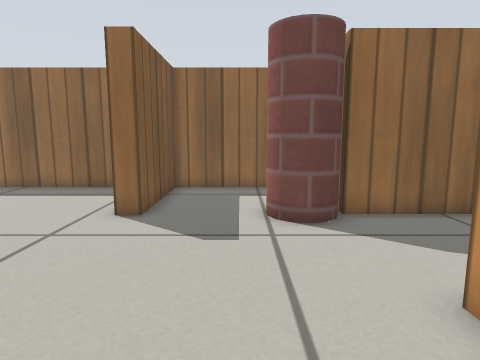
view 1 (above)

16 first-person views from a walk through a robot-simulator world made for Gazebo. The camera is 0.44 m above the floor, tilts 8° down and sees 75° across. The floor is counted in squares, 0.2 m on a side. Each view is taken from the middle of a square. On the plan, view 1 faces up. The plan holds only what a view shows up to about 18 squares ahead; the rest is blank. Robots are left out. Gazebo's built-in surfaces are drawn with simple patterns.

view 2
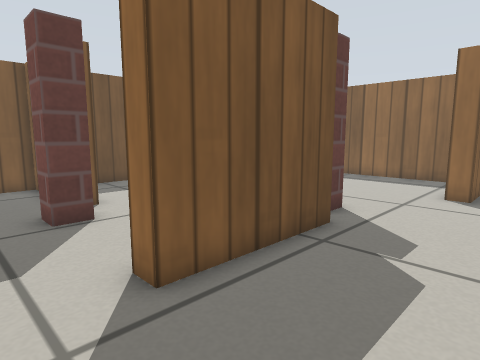

view 3
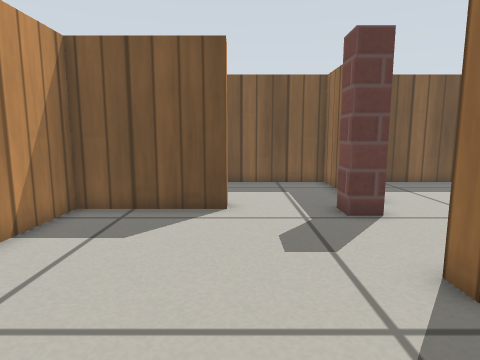

view 4
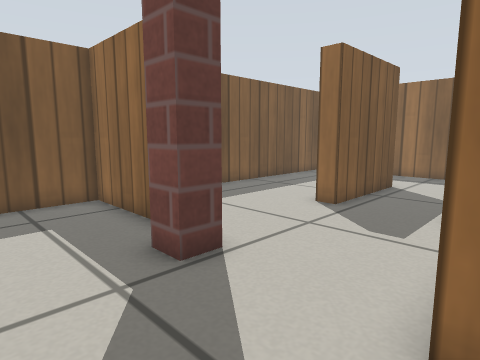

view 5
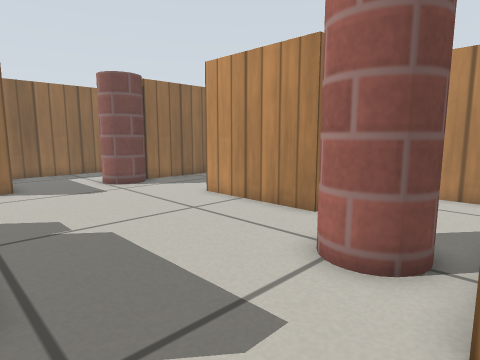

view 6
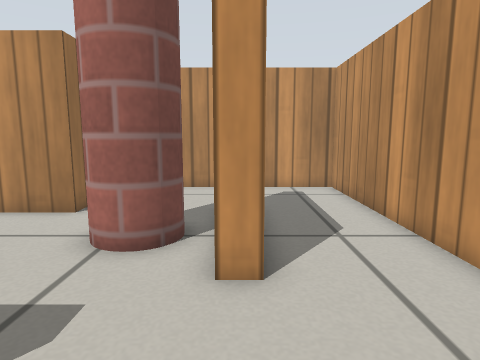

view 7
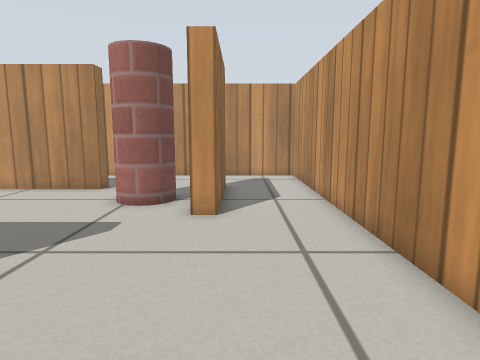

view 8
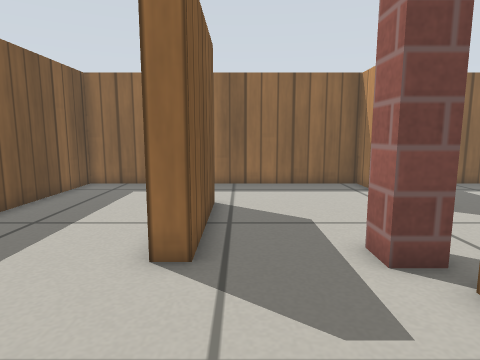

view 9
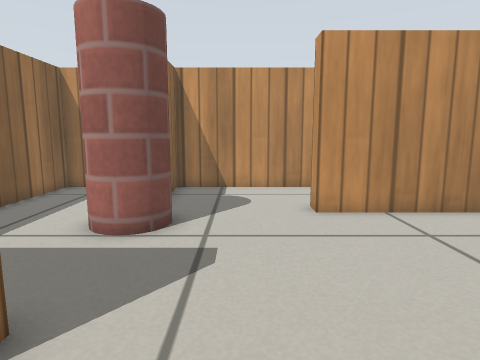

view 10
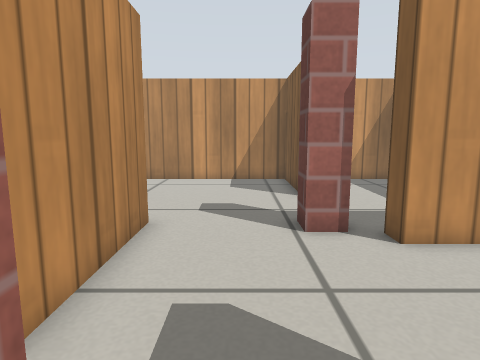

view 11
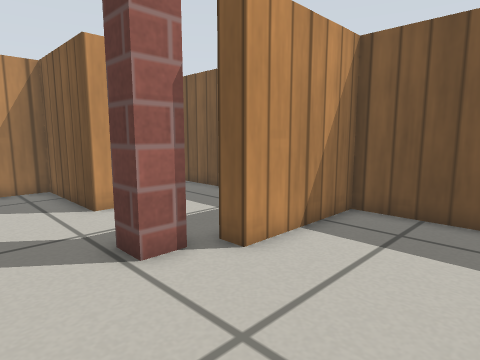

view 12
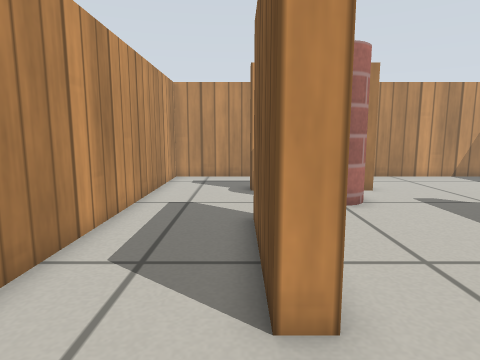

view 13
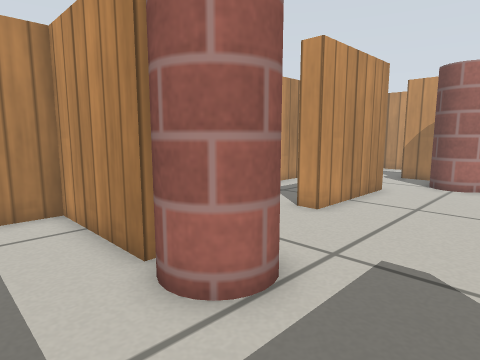

view 14
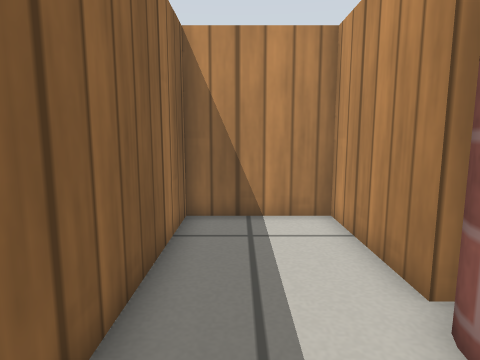

view 15
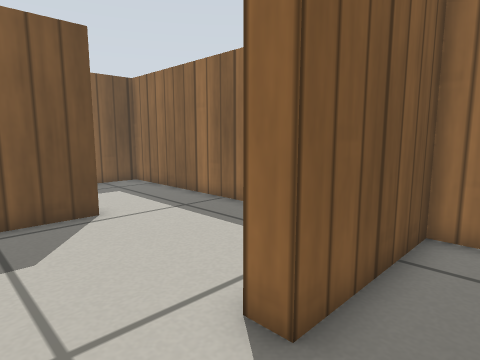

view 16
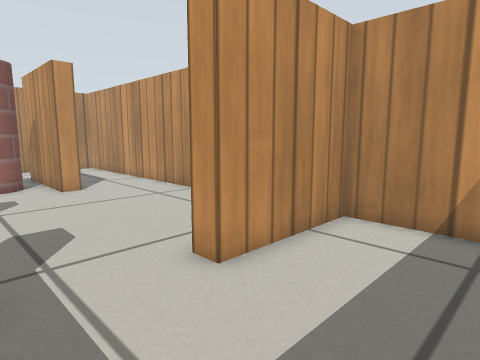

### Floor plan
Points are (right, up) in squares from view 1. A wall is a line through its corners. A room is listed if a view was taken in it or the views show most of it. See-through windows are left out.
Room 1 (views 1, 2, 3, 4, 5, 6, 7, 8, 9, 10, 11, 12, 15, 16)
walls: (-4.9, 3.3) (-4.9, -1.8) (-5.6, -1.8) (-5.6, 2.9); (2.9, -1.2) (2.9, 3.8) (3.6, 3.8) (3.6, -1.2) (2.9, -1.2); (-12.4, -0.9) (-16, -0.9) (-16, -8.9); (-2.8, 9.6) (-2.8, 8.6) (-3.6, 8.6); (-9.8, 9.4) (-9.8, 4.3) (-10.6, 4.3); (3.6, -6.4) (-1.4, -6.4) (-1.4, -5.6) (3.6, -5.6); (-3.5, 12.1) (-3.5, 13.5) (-16, 13.5) (-16, -0.2) (-11.3, -0.2) (-11.3, -1); (-15.8, -10) (-11.1, -10) (-11.1, -5.4) (-10.3, -5.4) (-10.3, -10) (7.5, -10) (7.5, 8.6) (2.9, 8.6) (2.9, 9.5)
ways out: opening at (0, 9) to room 2
objects: brick post (-10, -2) to (-10, -1); brick post (-6, 4) to (-6, 5); brick cylinder (0, -5) to (2, -3); brick cylinder (1, 8) to (2, 10)
Room 2 (views 13, 14)
walls: (2.9, 9.5) (7.5, 9.5) (7.5, 13.5) (-2.8, 13.5) (-2.8, 9.6)
ways out: opening at (0, 9) to room 1

Positions as (right, up) in squares from view 1, and headings:
1: (0, 0), facing up
2: (-1, -4), facing up-left
3: (-1, -5), facing left
4: (-5, -5), facing up-left
5: (-5, -6), facing up-right
6: (-6, -6), facing right
7: (-10, -7), facing right
8: (-9, -1), facing up
9: (-6, 6), facing right
10: (-8, 6), facing down
11: (-7, 4), facing down-left
12: (4, 7), facing down
13: (-2, 12), facing down-right
14: (-1, 12), facing right
15: (-1, 6), facing up-left
16: (-15, -2), facing down-right
